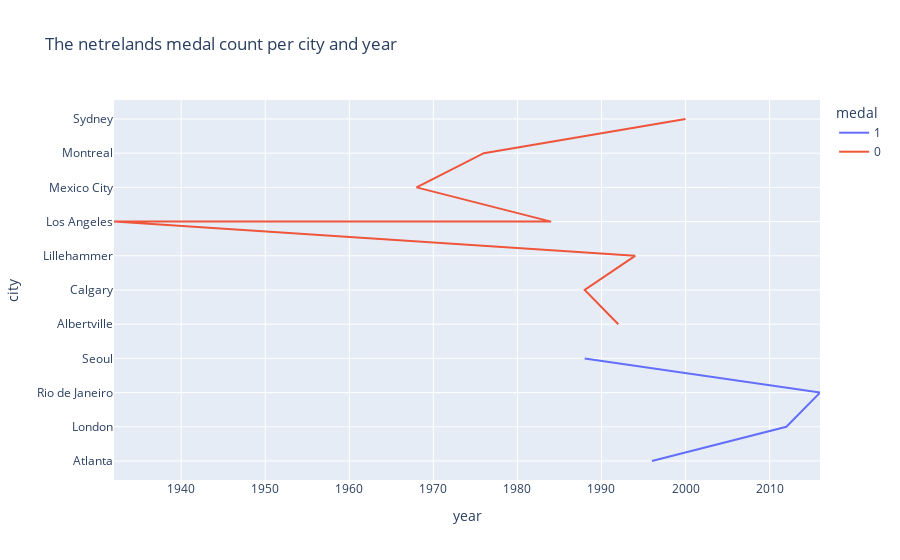

The notebook cell this image was saved under:
### Code cell
fig.show()

### Figure 1 — Plotly figure (JSON) as saved in the notebook; plotly's stock layout.template omitted (floating-point values rounded to 4 significant figures)
{"data": [{"hovertemplate": "medal=1<br>year=%{x}<br>city=%{y}<extra></extra>", "legendgroup": "1", "line": {"color": "#636efa", "dash": "solid"}, "marker": {"symbol": "circle"}, "mode": "lines", "name": "1", "orientation": "h", "showlegend": true, "type": "scatter", "x": [1996, 2012, 2016, 1988], "xaxis": "x", "y": ["Atlanta", "London", "Rio de Janeiro", "Seoul"], "yaxis": "y"}, {"hovertemplate": "medal=0<br>year=%{x}<br>city=%{y}<extra></extra>", "legendgroup": "0", "line": {"color": "#EF553B", "dash": "solid"}, "marker": {"symbol": "circle"}, "mode": "lines", "name": "0", "orientation": "h", "showlegend": true, "type": "scatter", "x": [1992, 1988, 1994, 1932, 1984, 1968, 1976, 2000], "xaxis": "x", "y": ["Albertville", "Calgary", "Lillehammer", "Los Angeles", "Los Angeles", "Mexico City", "Montreal", "Sydney"], "yaxis": "y"}], "layout": {"legend": {"title": {"text": "medal"}, "tracegroupgap": 0}, "title": {"text": "The netrelands medal count per city and year"}, "xaxis": {"anchor": "y", "domain": [0, 1], "title": {"text": "year"}}, "yaxis": {"anchor": "x", "domain": [0, 1], "title": {"text": "city"}}}}
